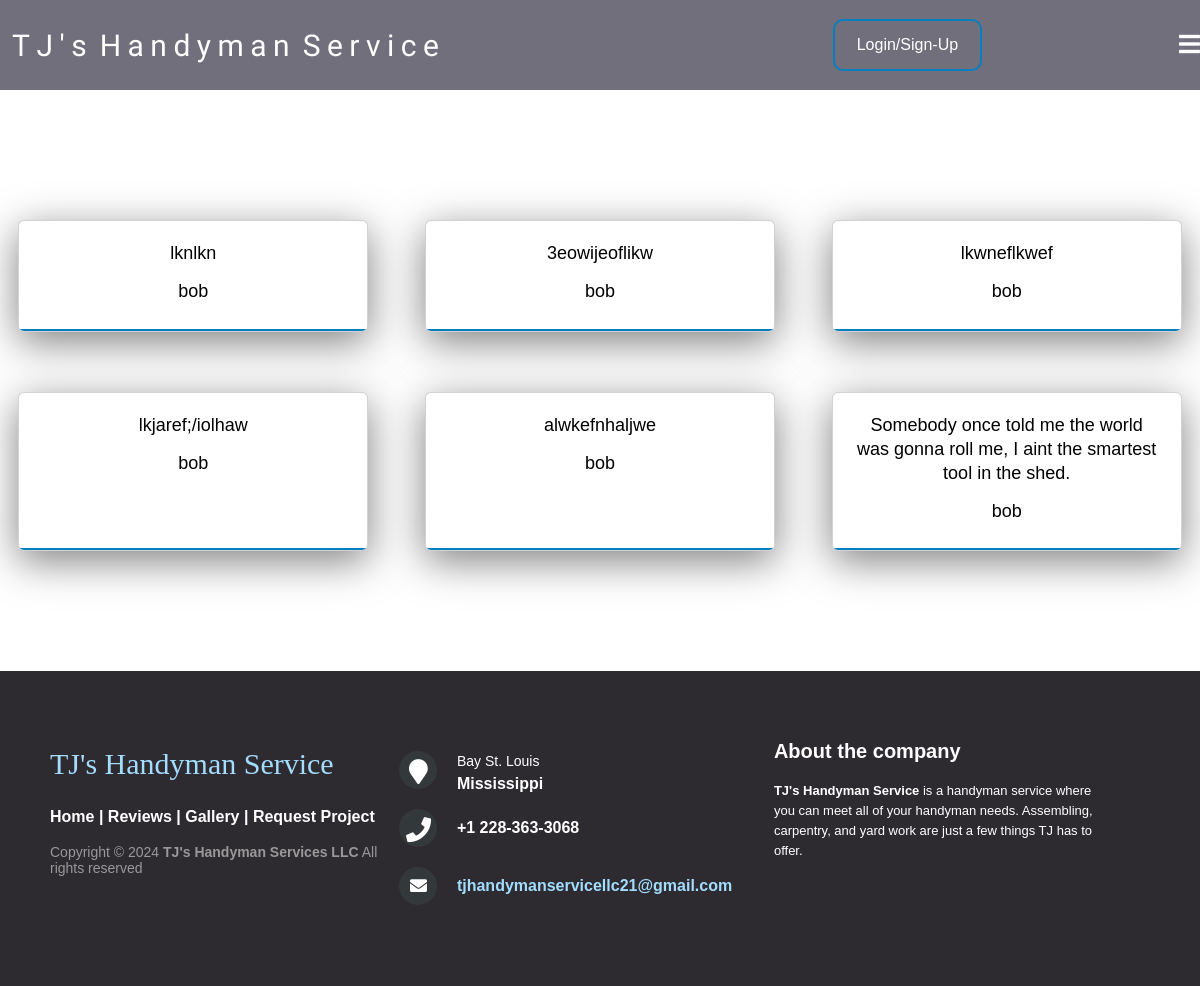
The app's page /reviews/ with its own data.
### capStoneApp/models.py (models this page shows, shortened)
class Review(models.Model):
    user = models.ForeignKey(
        User,
        on_delete=models.CASCADE,
        related_name="reviews",
        default=1,
    )
    text = models.TextField()
    rating = models.TextField()
    created_at = models.DateTimeField(auto_now_add=True)
    approved = models.BooleanField(default=False)

### capStoneApp/views.py (the view)
# urls.py: path('reviews/', views.reviews, name='reviews'),
def reviews(request):
    reviews = Review.objects.all()
    return render(request, "reviews.html", {"reviews": reviews})

### capStoneApp/templates/reviews.html (shortened to what this page needs)
{% extends 'index.html' %}
{% load static %}
{% block content %}
<head>
  <link rel="stylesheet" href="{% static "reviews.css" %}">
</head>
<body>
  <div class="testimonials">
    {% for review in reviews %}
    <div class="card">
        <div class="layer"></div>
        <div class="content">
            <p>{{review.text}}</p>
                <div class="details"><h2>{{review.user}}</h2></div>
        </div>
    </div>
      {% endfor %}
    </div>
</body>
{% endblock %}

### capStoneApp/static/styles.css (style rules this page uses)
html { min-width: 550px; position: relative; }
body { background-color: #ffffff; }
body { margin: 0; font-family: "Roboto", sans-serif; }

### capStoneApp/static/navBar.css (style rules this page uses)
body { margin: 0; padding: 0; background-color: white; font-family: "Ubuntu", sans-serif; }

### capStoneApp/static/reviews.css (style rules this page uses)
body { margin: 0; padding: 0; width: 100%; height: 100%; font-family: sans-serif; }
.testimonials { margin: 200px auto 100px; display: grid; grid-template-columns: repeat(auto-fit, minmax(350px,1fr)); grid-gap: 20px; }
.testimonials .card { position: relative; width:350px; margin: 20px auto; background:#ffffff; padding: 20px; box-sizing: border-box; text-align: center; box-shadow: 0 10px 40px rgba(0,0,0,.5); overflow: hidden; color: black; }
.testimonials .card .layer { position: absolute; top:calc(100% - 2px); left:0; width:100%; height: 100%; background: linear-gradient(rgb(6, 127, 193), #05032c); z-index: 1; transition: 0.5s; }
.testimonials .card .content { position: relative; z-index: 2; }
.testimonials .card .content p { font-size: 18px; line-height: 24px; color:#000000; }
.testimonials .card .content .details h2 { font-size: 18px; color: #020202; }

### records on screen
Review: text "lknlkn", user "bob"
Review: text "3eowijeoflikw", user "bob"
Review: text "lkwneflkwef", user "bob"
Review: text "lkjaref;/iolhaw", user "bob"
Review: text "alwkefnhaljwe", user "bob"
Review: text "Somebody once told me the world was gonna roll me, I aint the smartest tool in the shed.", user "bob"
